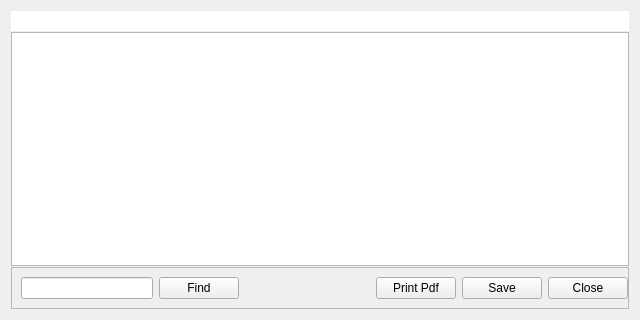
<?xml version="1.0" encoding="UTF-8"?>
<ui version="4.0">
 <class>EditWidget</class>
 <widget class="QWidget" name="EditWidget">
  <property name="geometry">
   <rect>
    <x>0</x>
    <y>0</y>
    <width>640</width>
    <height>320</height>
   </rect>
  </property>
  <property name="windowTitle">
   <string>Form</string>
  </property>
  <layout class="QVBoxLayout" name="verticalLayout">
   <property name="spacing">
    <number>1</number>
   </property>
   <item>
    <widget class="QLineEdit" name="leFileName">
     <property name="font">
      <font>
       <family>Courier New</family>
       <pointsize>8</pointsize>
       <italic>false</italic>
      </font>
     </property>
     <property name="autoFillBackground">
      <bool>true</bool>
     </property>
     <property name="frame">
      <bool>false</bool>
     </property>
     <property name="readOnly">
      <bool>true</bool>
     </property>
    </widget>
   </item>
   <item>
    <widget class="QTextEdit" name="teEditor">
     <property name="font">
      <font>
       <family>Source Code Pro</family>
       <pointsize>9</pointsize>
       <weight>75</weight>
       <bold>true</bold>
      </font>
     </property>
    </widget>
   </item>
   <item>
    <widget class="QFrame" name="frmButtons">
     <property name="frameShape">
      <enum>QFrame::StyledPanel</enum>
     </property>
     <property name="frameShadow">
      <enum>QFrame::Raised</enum>
     </property>
     <layout class="QHBoxLayout" name="horizontalLayout">
      <property name="rightMargin">
       <number>0</number>
      </property>
      <item>
       <widget class="QLineEdit" name="lineEditFind"/>
      </item>
      <item>
       <widget class="QPushButton" name="pushButtonFind">
        <property name="text">
         <string>Find</string>
        </property>
       </widget>
      </item>
      <item>
       <spacer name="horizontalSpacer">
        <property name="orientation">
         <enum>Qt::Horizontal</enum>
        </property>
        <property name="sizeHint" stdset="0">
         <size>
          <width>40</width>
          <height>20</height>
         </size>
        </property>
       </spacer>
      </item>
      <item>
       <widget class="QPushButton" name="pushButtonPdf">
        <property name="text">
         <string>Print Pdf</string>
        </property>
       </widget>
      </item>
      <item>
       <widget class="QPushButton" name="btnSave">
        <property name="text">
         <string>Save</string>
        </property>
       </widget>
      </item>
      <item>
       <widget class="QPushButton" name="btnClose">
        <property name="text">
         <string>Close</string>
        </property>
       </widget>
      </item>
     </layout>
    </widget>
   </item>
  </layout>
 </widget>
 <resources/>
 <connections>
  <connection>
   <sender>btnClose</sender>
   <signal>clicked()</signal>
   <receiver>EditWidget</receiver>
   <slot>close()</slot>
   <hints>
    <hint type="sourcelabel">
     <x>366</x>
     <y>269</y>
    </hint>
    <hint type="destinationlabel">
     <x>397</x>
     <y>269</y>
    </hint>
   </hints>
  </connection>
 </connections>
</ui>
